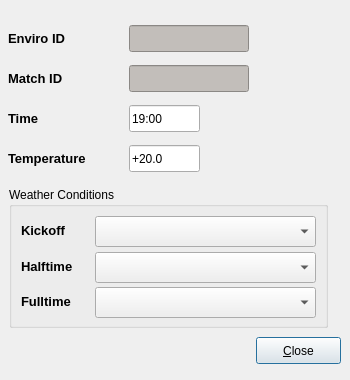
<?xml version="1.0" encoding="UTF-8"?>
<ui version="4.0">
 <class>EnviroEntryDlg</class>
 <widget class="QDialog" name="EnviroEntryDlg">
  <property name="geometry">
   <rect>
    <x>0</x>
    <y>0</y>
    <width>350</width>
    <height>380</height>
   </rect>
  </property>
  <property name="minimumSize">
   <size>
    <width>350</width>
    <height>380</height>
   </size>
  </property>
  <property name="maximumSize">
   <size>
    <width>350</width>
    <height>380</height>
   </size>
  </property>
  <property name="windowTitle">
   <string>Environmental Conditions</string>
  </property>
  <widget class="QGroupBox" name="weatherBox">
   <property name="geometry">
    <rect>
     <x>9</x>
     <y>187</y>
     <width>319</width>
     <height>141</height>
    </rect>
   </property>
   <property name="title">
    <string>Weather Conditions</string>
   </property>
   <layout class="QGridLayout" name="gridLayout">
    <item row="0" column="0">
     <widget class="QLabel" name="label_4">
      <property name="text">
       <string>&lt;!DOCTYPE HTML PUBLIC &quot;-//W3C//DTD HTML 4.0//EN&quot; &quot;http://www.w3.org/TR/REC-html40/strict.dtd&quot;&gt;
&lt;html&gt;&lt;head&gt;&lt;meta name=&quot;qrichtext&quot; content=&quot;1&quot; /&gt;&lt;style type=&quot;text/css&quot;&gt;
p, li { white-space: pre-wrap; }
&lt;/style&gt;&lt;/head&gt;&lt;body style=&quot; font-family:'Sans'; font-size:10pt; font-weight:400; font-style:normal;&quot;&gt;
&lt;p style=&quot; margin-top:0px; margin-bottom:0px; margin-left:0px; margin-right:0px; -qt-block-indent:0; text-indent:0px;&quot;&gt;&lt;span style=&quot; font-weight:600;&quot;&gt;Kickoff&lt;/span&gt;&lt;/p&gt;&lt;/body&gt;&lt;/html&gt;</string>
      </property>
     </widget>
    </item>
    <item row="0" column="1">
     <widget class="QComboBox" name="envKOWxSelect">
      <property name="minimumSize">
       <size>
        <width>221</width>
        <height>31</height>
       </size>
      </property>
      <property name="maximumSize">
       <size>
        <width>221</width>
        <height>31</height>
       </size>
      </property>
      <property name="toolTip">
       <string>Weather conditions at kickoff</string>
      </property>
     </widget>
    </item>
    <item row="1" column="0">
     <widget class="QLabel" name="label_5">
      <property name="text">
       <string>&lt;!DOCTYPE HTML PUBLIC &quot;-//W3C//DTD HTML 4.0//EN&quot; &quot;http://www.w3.org/TR/REC-html40/strict.dtd&quot;&gt;
&lt;html&gt;&lt;head&gt;&lt;meta name=&quot;qrichtext&quot; content=&quot;1&quot; /&gt;&lt;style type=&quot;text/css&quot;&gt;
p, li { white-space: pre-wrap; }
&lt;/style&gt;&lt;/head&gt;&lt;body style=&quot; font-family:'Sans'; font-size:10pt; font-weight:400; font-style:normal;&quot;&gt;
&lt;p style=&quot; margin-top:0px; margin-bottom:0px; margin-left:0px; margin-right:0px; -qt-block-indent:0; text-indent:0px;&quot;&gt;&lt;span style=&quot; font-weight:600;&quot;&gt;Halftime&lt;/span&gt;&lt;/p&gt;&lt;/body&gt;&lt;/html&gt;</string>
      </property>
     </widget>
    </item>
    <item row="1" column="1">
     <widget class="QComboBox" name="envHTWxSelect">
      <property name="minimumSize">
       <size>
        <width>221</width>
        <height>31</height>
       </size>
      </property>
      <property name="maximumSize">
       <size>
        <width>221</width>
        <height>31</height>
       </size>
      </property>
      <property name="toolTip">
       <string>Weather conditions at halftime</string>
      </property>
     </widget>
    </item>
    <item row="2" column="0">
     <widget class="QLabel" name="label_6">
      <property name="text">
       <string>&lt;!DOCTYPE HTML PUBLIC &quot;-//W3C//DTD HTML 4.0//EN&quot; &quot;http://www.w3.org/TR/REC-html40/strict.dtd&quot;&gt;
&lt;html&gt;&lt;head&gt;&lt;meta name=&quot;qrichtext&quot; content=&quot;1&quot; /&gt;&lt;style type=&quot;text/css&quot;&gt;
p, li { white-space: pre-wrap; }
&lt;/style&gt;&lt;/head&gt;&lt;body style=&quot; font-family:'Sans'; font-size:10pt; font-weight:400; font-style:normal;&quot;&gt;
&lt;p style=&quot; margin-top:0px; margin-bottom:0px; margin-left:0px; margin-right:0px; -qt-block-indent:0; text-indent:0px;&quot;&gt;&lt;span style=&quot; font-weight:600;&quot;&gt;Fulltime&lt;/span&gt;&lt;/p&gt;&lt;/body&gt;&lt;/html&gt;</string>
      </property>
     </widget>
    </item>
    <item row="2" column="1">
     <widget class="QComboBox" name="envFTWxSelect">
      <property name="minimumSize">
       <size>
        <width>221</width>
        <height>31</height>
       </size>
      </property>
      <property name="maximumSize">
       <size>
        <width>221</width>
        <height>31</height>
       </size>
      </property>
      <property name="toolTip">
       <string>Weather conditions at end of match</string>
      </property>
     </widget>
    </item>
   </layout>
  </widget>
  <widget class="QWidget" name="layoutWidget">
   <property name="geometry">
    <rect>
     <x>8</x>
     <y>18</y>
     <width>241</width>
     <height>161</height>
    </rect>
   </property>
   <layout class="QGridLayout" name="gridLayout_2">
    <item row="0" column="0">
     <widget class="QLabel" name="label_7">
      <property name="text">
       <string>&lt;!DOCTYPE HTML PUBLIC &quot;-//W3C//DTD HTML 4.0//EN&quot; &quot;http://www.w3.org/TR/REC-html40/strict.dtd&quot;&gt;
&lt;html&gt;&lt;head&gt;&lt;meta name=&quot;qrichtext&quot; content=&quot;1&quot; /&gt;&lt;style type=&quot;text/css&quot;&gt;
p, li { white-space: pre-wrap; }
&lt;/style&gt;&lt;/head&gt;&lt;body style=&quot; font-family:'Sans'; font-size:10pt; font-weight:400; font-style:normal;&quot;&gt;
&lt;p style=&quot; margin-top:0px; margin-bottom:0px; margin-left:0px; margin-right:0px; -qt-block-indent:0; text-indent:0px;&quot;&gt;&lt;span style=&quot; font-weight:600;&quot;&gt;Enviro ID&lt;/span&gt;&lt;/p&gt;&lt;/body&gt;&lt;/html&gt;</string>
      </property>
      <property name="buddy">
       <cstring>matchID_display</cstring>
      </property>
     </widget>
    </item>
    <item row="0" column="1">
     <widget class="QLineEdit" name="enviroID_display">
      <property name="maximumSize">
       <size>
        <width>120</width>
        <height>27</height>
       </size>
      </property>
      <property name="styleSheet">
       <string notr="true">background-color: rgb(194, 190, 186);</string>
      </property>
      <property name="maxLength">
       <number>7</number>
      </property>
      <property name="readOnly">
       <bool>true</bool>
      </property>
     </widget>
    </item>
    <item row="1" column="0">
     <widget class="QLabel" name="label">
      <property name="text">
       <string>&lt;!DOCTYPE HTML PUBLIC &quot;-//W3C//DTD HTML 4.0//EN&quot; &quot;http://www.w3.org/TR/REC-html40/strict.dtd&quot;&gt;
&lt;html&gt;&lt;head&gt;&lt;meta name=&quot;qrichtext&quot; content=&quot;1&quot; /&gt;&lt;style type=&quot;text/css&quot;&gt;
p, li { white-space: pre-wrap; }
&lt;/style&gt;&lt;/head&gt;&lt;body style=&quot; font-family:'Sans'; font-size:10pt; font-weight:400; font-style:normal;&quot;&gt;
&lt;p style=&quot; margin-top:0px; margin-bottom:0px; margin-left:0px; margin-right:0px; -qt-block-indent:0; text-indent:0px;&quot;&gt;&lt;span style=&quot; font-weight:600;&quot;&gt;Match ID&lt;/span&gt;&lt;/p&gt;&lt;/body&gt;&lt;/html&gt;</string>
      </property>
      <property name="buddy">
       <cstring>matchID_display</cstring>
      </property>
     </widget>
    </item>
    <item row="1" column="1">
     <widget class="QLineEdit" name="matchID_display">
      <property name="maximumSize">
       <size>
        <width>120</width>
        <height>27</height>
       </size>
      </property>
      <property name="styleSheet">
       <string notr="true">background-color: rgb(194, 190, 186);</string>
      </property>
      <property name="maxLength">
       <number>7</number>
      </property>
      <property name="readOnly">
       <bool>true</bool>
      </property>
     </widget>
    </item>
    <item row="2" column="0">
     <widget class="QLabel" name="label_2">
      <property name="text">
       <string>&lt;!DOCTYPE HTML PUBLIC &quot;-//W3C//DTD HTML 4.0//EN&quot; &quot;http://www.w3.org/TR/REC-html40/strict.dtd&quot;&gt;
&lt;html&gt;&lt;head&gt;&lt;meta name=&quot;qrichtext&quot; content=&quot;1&quot; /&gt;&lt;style type=&quot;text/css&quot;&gt;
p, li { white-space: pre-wrap; }
&lt;/style&gt;&lt;/head&gt;&lt;body style=&quot; font-family:'Sans'; font-size:10pt; font-weight:400; font-style:normal;&quot;&gt;
&lt;p style=&quot; margin-top:0px; margin-bottom:0px; margin-left:0px; margin-right:0px; -qt-block-indent:0; text-indent:0px;&quot;&gt;&lt;span style=&quot; font-weight:600;&quot;&gt;Time&lt;/span&gt;&lt;/p&gt;&lt;/body&gt;&lt;/html&gt;</string>
      </property>
      <property name="buddy">
       <cstring>envKOTimeEdit</cstring>
      </property>
     </widget>
    </item>
    <item row="2" column="1">
     <widget class="QLineEdit" name="envKOTimeEdit">
      <property name="minimumSize">
       <size>
        <width>71</width>
        <height>27</height>
       </size>
      </property>
      <property name="maximumSize">
       <size>
        <width>71</width>
        <height>27</height>
       </size>
      </property>
      <property name="toolTip">
       <string>Local time at kickoff (24-hr HH:MM)</string>
      </property>
      <property name="inputMask">
       <string>99:99; </string>
      </property>
      <property name="text">
       <string>19:00</string>
      </property>
      <property name="maxLength">
       <number>5</number>
      </property>
     </widget>
    </item>
    <item row="3" column="0">
     <widget class="QLabel" name="label_3">
      <property name="text">
       <string>&lt;!DOCTYPE HTML PUBLIC &quot;-//W3C//DTD HTML 4.0//EN&quot; &quot;http://www.w3.org/TR/REC-html40/strict.dtd&quot;&gt;
&lt;html&gt;&lt;head&gt;&lt;meta name=&quot;qrichtext&quot; content=&quot;1&quot; /&gt;&lt;style type=&quot;text/css&quot;&gt;
p, li { white-space: pre-wrap; }
&lt;/style&gt;&lt;/head&gt;&lt;body style=&quot; font-family:'Sans'; font-size:10pt; font-weight:400; font-style:normal;&quot;&gt;
&lt;p style=&quot; margin-top:0px; margin-bottom:0px; margin-left:0px; margin-right:0px; -qt-block-indent:0; text-indent:0px;&quot;&gt;&lt;span style=&quot; font-weight:600;&quot;&gt;Temperature&lt;/span&gt;&lt;/p&gt;&lt;/body&gt;&lt;/html&gt;</string>
      </property>
      <property name="buddy">
       <cstring>envKOTempEdit</cstring>
      </property>
     </widget>
    </item>
    <item row="3" column="1">
     <widget class="QLineEdit" name="envKOTempEdit">
      <property name="minimumSize">
       <size>
        <width>71</width>
        <height>27</height>
       </size>
      </property>
      <property name="maximumSize">
       <size>
        <width>71</width>
        <height>27</height>
       </size>
      </property>
      <property name="toolTip">
       <string>Ambient temperature at kickoff (deg C)</string>
      </property>
      <property name="inputMask">
       <string>###.#; </string>
      </property>
      <property name="text">
       <string>+20.0</string>
      </property>
      <property name="maxLength">
       <number>5</number>
      </property>
     </widget>
    </item>
   </layout>
  </widget>
  <widget class="QWidget" name="layoutWidget">
   <property name="geometry">
    <rect>
     <x>10</x>
     <y>330</y>
     <width>331</width>
     <height>41</height>
    </rect>
   </property>
   <layout class="QHBoxLayout" name="horizontalLayout">
    <item>
     <spacer name="horizontalSpacer">
      <property name="orientation">
       <enum>Qt::Horizontal</enum>
      </property>
      <property name="sizeHint" stdset="0">
       <size>
        <width>238</width>
        <height>20</height>
       </size>
      </property>
     </spacer>
    </item>
    <item>
     <widget class="QPushButton" name="closeButton">
      <property name="minimumSize">
       <size>
        <width>85</width>
        <height>27</height>
       </size>
      </property>
      <property name="maximumSize">
       <size>
        <width>85</width>
        <height>27</height>
       </size>
      </property>
      <property name="text">
       <string>&amp;Close</string>
      </property>
      <property name="icon">
       <iconset resource="fmrd_resources.qrc">
        <normaloff>:/images/quit.png</normaloff>:/images/quit.png</iconset>
      </property>
     </widget>
    </item>
   </layout>
  </widget>
 </widget>
 <resources>
  <include location="fmrd_resources.qrc"/>
 </resources>
 <connections/>
</ui>
